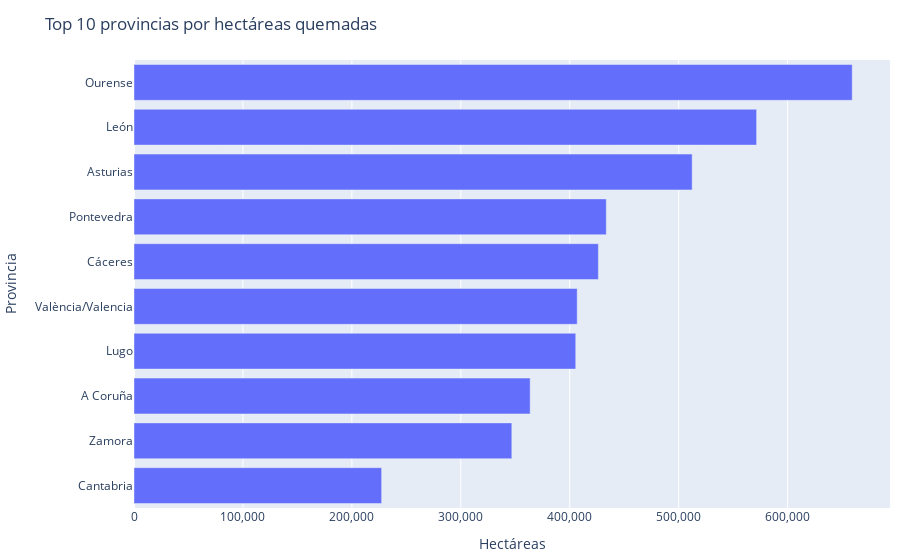

Notebook source saved alongside this figure:
### Markdown cell above
## Top provincias por hectáreas quemadas

### Code cell
# Tabla Top-N (agregado por provincia)
topN = top_provinces_by_burned_area(df, n=TOP_N)
display(topN)

# Gráfico de barras horizontales con el mismo Top-N
fig_top = horizontal_top_provinces(df, n=TOP_N)
fig_top

### Figure 1 — Plotly figure (JSON) as saved in the notebook; plotly's stock layout.template omitted (floating-point values rounded to 4 significant figures)
{"data": [{"hovertemplate": "%{x:,.0f} ha<extra></extra>", "name": "Hectáreas", "orientation": "h", "type": "bar", "x": [227300.0, 346800.0, 363700.0, 405500.0, 406800.0, 426300.0, 433500.0, 512400.0, 571500.0, 659300.0], "y": ["Cantabria", "Zamora", "A Coruña", "Lugo", "València/Valencia", "Cáceres", "Pontevedra", "Asturias", "León", "Ourense"]}], "layout": {"margin": {"b": 10, "l": 10, "r": 10, "t": 60}, "title": {"text": "Top 10 provincias por hectáreas quemadas"}, "xaxis": {"tickformat": ",.0f", "title": {"text": "Hectáreas"}}, "yaxis": {"title": {"text": "Provincia"}}}}
